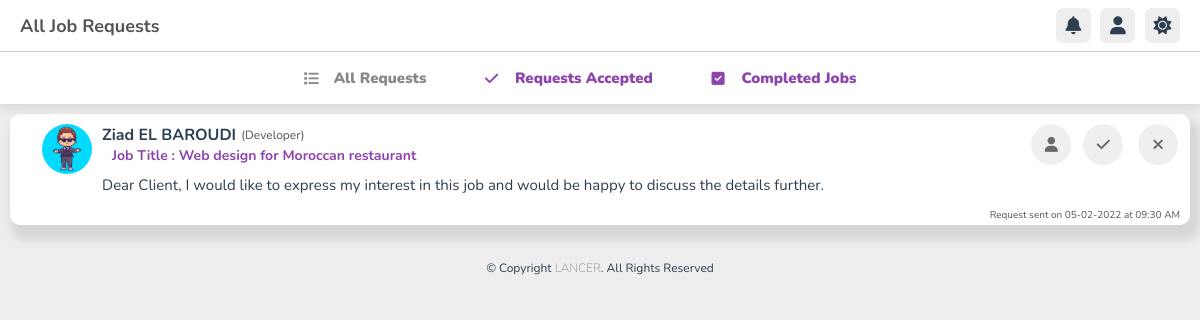
Page /client/all-requests.php (signed in) on the committed database.
### tables this page shows
CREATE TABLE `suivi_job` (
  `id_request` int(11) NOT NULL,
  `id_job` int(11) NOT NULL,
  `id_client` int(11) NOT NULL,
  `id_freelancer` int(11) NOT NULL,
  `message_job` varchar(255) NOT NULL,
  `status` enum('pending','accepted','rejected','completed') NOT NULL DEFAULT 'pending',
  `time_sent` timestamp NOT NULL DEFAULT current_timestamp(),
  `time_accepted` datetime NOT NULL,
  `time_completed` datetime NOT NULL
);

CREATE TABLE `freelancer` (
  `id_freelancer` int(255) NOT NULL,
  `first_name_free` varchar(255) NOT NULL,
  `last_name_free` varchar(255) NOT NULL,
  `email_freelancer` varchar(255) NOT NULL,
  `password_freelancer` varchar(255) NOT NULL,
  `profession` varchar(255) NOT NULL,
  `hourly_rate` decimal(10,2) NOT NULL,
  `profile_views` int(11) NOT NULL DEFAULT 0,
  `skills` varchar(255) NOT NULL,
  `languages` varchar(255) NOT NULL,
  `description_free` text NOT NULL,
  `experiences` text NOT NULL,
  `joined` timestamp NOT NULL DEFAULT current_timestamp(),
  `statut` int(11) NOT NULL DEFAULT 0,
  `exentation` varchar(22) NOT NULL
);

CREATE TABLE `jobs` (
  `id_job` int(11) NOT NULL,
  `title` varchar(255) NOT NULL,
  `type` varchar(255) NOT NULL,
  `category` varchar(255) NOT NULL,
  `budget` int(11) NOT NULL,
  `description` varchar(255) NOT NULL,
  `time` int(11) NOT NULL,
  `job_status` enum('public','private','completed') DEFAULT 'public',
  `id_client` int(11) NOT NULL DEFAULT 0
);

### client/all-requests.php (the view, shortened to what this page needs)
<?php
    $conn = mysqli_connect("localhost", "root", "", "lancer");
    $id_client = $_SESSION['client_id'];
    $sql = "SELECT j.title, f.id_freelancer, f.first_name_free, f.last_name_free, f.profession, f.statut, f.exentation, s.message_job, s.status, s.time_sent, s.id_request, j.id_job
            FROM suivi_job s
            JOIN jobs j ON s.id_job = j.id_job
            JOIN freelancer f ON s.id_freelancer = f.id_freelancer
            WHERE s.status = 'pending' AND j.id_client = $id_client";
    $result = mysqli_query($conn, $sql);
?>
<!DOCTYPE html>
<html lang="en">
<head>
    <link rel="stylesheet" href="https://cdnjs.cloudflare.com/ajax/libs/font-awesome/6.1.2/css/all.min.css">
    <link rel="stylesheet" href="CSS/style.css">
</head>
<body>
    <header class="header">
        <section class="flex">
            <a href="requests.php" class="logo">All Job Requests</a>
            <div class="icons">
                <div id="menu-btn" class="fa-sharp fa-solid fa-bell"></div>
                <div id="user-btn" class="fas fa-user"></div>
                <div id="toggle-btn" class="fas fa-sun"></div>
            </div>
        </section>
    </header>
    <div class="navbar-request">
        <div class="nav-center">
            <ul>
                <li><a href="all-requests.php" <?php if (basename($_SERVER['PHP_SELF']) == 'all-requests.php') { echo 'class="active"'; } ?>><i class="fas fa-list"></i><span>All Requests</span></a></li>
                <li><a href="requests-accepted.php" <?php if (basename($_SERVER['PHP_SELF']) == 'requests-accepted.php') { echo 'class="active"'; } ?>><i class="fa-solid fa-check"></i><span>Requests Accepted</span></a></li>
                <li><a href="completed-jobs.php" <?php if (basename($_SERVER['PHP_SELF']) == 'completed-jobs.php') { echo 'class="active"'; } ?>><i class="fas fa-check-square"></i><span>Completed Jobs</span></a></li>
            </ul>
        </div>
    </div>
    <section>
        <?php
            while ($row = mysqli_fetch_assoc($result)) {
        ?>
            <div class="request">
                <div class="log">
                    <?php
                        if($row['statut']==0)  {
                            echo '<img class="image" src="../freelancer/photofreelancer/default.jpg">' ;
                        } else{
                            $ex = $row['exentation'];
                            $namf = $row['id_freelancer'] . '.' . $ex;
                            echo ' <img class="image" src="../freelancer/photofreelancer/'.$namf.'">';
                        }
                    ?>
                </div>
                <div class="request_details">
                    <div class="top_detail">
                        <div class="user_detail">
                            <h3><?php echo $row['first_name_free'] . ' ' . $row['last_name_free']; ?></h3>
                            <span>(<?php echo $row['profession']; ?>)</span>
                        </div>
                        <div class="more_detail">
                            <span>Request sent on <?php echo date('d-m-Y', strtotime($row['time_sent'])) . ' at ' . date('h:i A', strtotime($row['time_sent'])); ?></span>
                        </div>
                    </div>
                    <span class="jobtitle">Job Title : <?php echo $row['title']; ?></span>
                    <div class="request_para">
                        <p><?php echo $row['message_job']; ?></p>
                    </div>
                    <div class="request_action">
                        <a href="freelancer-profile.php?idfree=<?php echo $row['id_freelancer']; ?>"><button class="btt"><i class="fa-solid fa-user"></i></button></a>
                        <form method="POST">
                            <button class="btt" type="submit" name="accept"><i class="fa-solid fa-check"></i></button>
                            <button class="btt" type="submit" name="reject" onclick="window.location.reload()"><i class="fa-solid fa-xmark"></i></button>
                        </form>
                    </div>
                </div>
            </div>
        <?php
            }
        ?>
    </section>
    <footer class="footer">
        <p>&#169; Copyright <span>lancer</span>. All rights reserved</p>
    </footer>
</body>
</html>

### client/CSS/style.css (style rules this page uses)
:root { --main-color:#8e44ad; --red:#e74c3c; --orange:#f39c12; --light-color:#888; --light-bg:#eee; --black:#2c3e50; --black2: rgb(85, 83, 83); --white:#fff; --border:.1rem solid rgba(0,0,0,.2); }
* { font-family: 'Nunito', sans-serif; margin:0; padding:0; box-sizing: border-box; outline: none; border:none; text-decoration: none; }
html { font-size: 62.5%; overflow-x: hidden; }
body { background-color: var(--light-bg); padding-left: 25rem; }
section { padding: 1rem 1rem; margin: 0 auto; max-width: 1200px; }
.header { position: sticky; top:0; left:0; right: 0; background-color: var(--white); z-index: 1000; border-bottom: var(--border); }
.header .flex { display: flex; align-items: center; justify-content: space-between; position: relative; padding: .8rem 2rem; }
.header .flex .logo { font-size: 1.8rem; color: var(--black2); font-weight: bolder; }
.header .flex .icons div { font-size: 1.8rem; color:var(--black); background-color: var(--light-bg); border-radius: .7rem; height: 3.5rem; width: 3.5rem; line-height: 3.5rem; cursor: pointer; text-align: center; margin-left: .7rem; }
.navbar-request { display: flex; align-items: center; justify-content: center; background: #fff; padding: 6px 6%; position: sticky; top: 0; z-index: 100; box-shadow: 0 5px 10px rgba(0, 0, 0, 0.1); }
.nav-center ul li { display: inline-block; list-style: none; }
.nav-center ul li a { display: flex; align-items: center; font-size: 15px; margin: 10px 8px; padding-right: 40px; font-weight: 900; color: var(--main-color); }
.nav-center ul li a.active { color: var(--light-color); }
.nav-center ul li a i { width: 30px; }
.request { width: 100%; display: flex; position: relative; background: var(--white); padding: 10px 12px; border-radius: 10px; margin-bottom: 1.5rem; box-shadow: 5px 10px 10px 5px rgba(0, 0, 0, 0.1); }
.request .log { width: 80px; display: flex; justify-content: right; padding-right: 10px; }
.request .log img { width: 50px; height: 50px; border-radius: 50%; }
.request_details .top_detail { display: flex; justify-content: space-between; }
.top_detail .user_detail { display: flex; align-items: center; }
.user_detail h3 { font-size: 16px; color: var(--black); }
.user_detail span { margin-left: 0.5rem; color: var(--black2); font-size: 12px; }
.request_details .jobtitle { margin-left: 1rem; color: var(--main-color); font-size: 14px; font-weight: 700; }
.top_detail .more_detail { position: absolute; right: 0; bottom: 0; left: auto; color: var(--black2); transform: translateY(-20%); }
.more_detail span { margin-right: 1rem; font-size: 10px; }
.request_para { padding: 0.5rem 1rem 0.5rem 0; font-size: 14px; color: var(--black); }
.request_para p { font-size: 15px; line-height: 2; margin-bottom: 10px; max-width: 100%; }
.request_action { position: absolute; top: 10px; right: 0; display: flex; justify-content: flex-end; margin-top: 10px; z-index: 1; }
.request_action i { margin: 10px; color: rgb(104, 104, 104); }
.btt { border: transparent solid 2px; padding: 1px 1px; border-radius: 50%; transition: 0.3s ease-in; font-size: 15px; font-family: "Nunito", sans-serif; margin-right: 12px; min-width: 40px; margin-top: -10px; }
.request_action .btt:last-child { margin-right: 10; }
.footer span { text-transform: uppercase; font-weight: 200; color: var(--light-color); }
.footer { width: 100%; padding: 10px 0; font-size: larger; color: var(--black); text-align: center; position: relative; text-transform: capitalize; }
@media (max-width:1200px) { body { padding-left: 0; } }

### rows in the picture
suivi_job: id_freelancer.first_name_free "Ziad", id_freelancer.last_name_free "EL BAROUDI", id_freelancer.profession "Developer", time_sent "05-02-2022", time_sent "09:30 AM", id_job.title "Web design for Moroccan restaurant", message_job "Dear Client, I would like to express my interest in this job and would be happy to discuss the details further."
